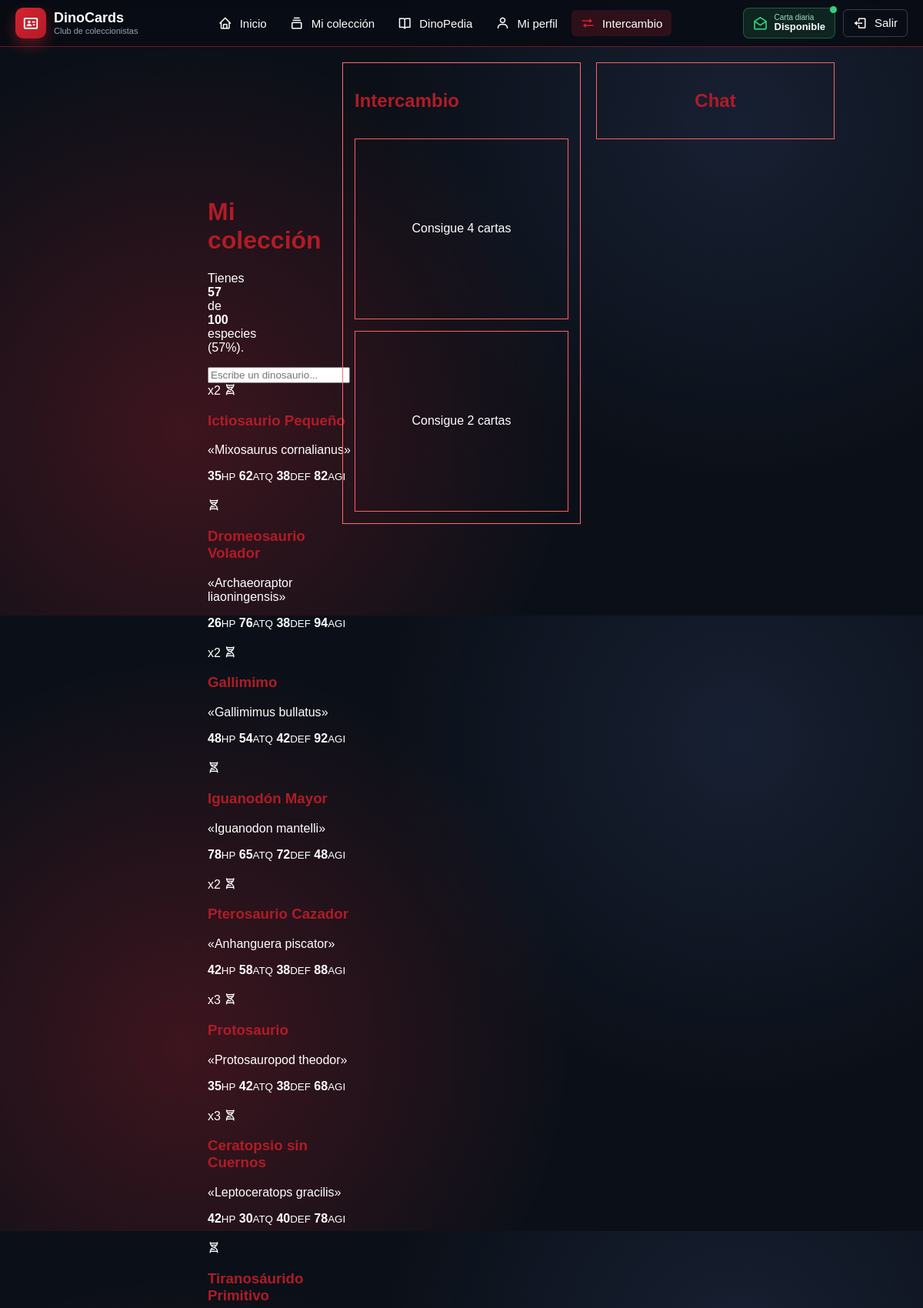
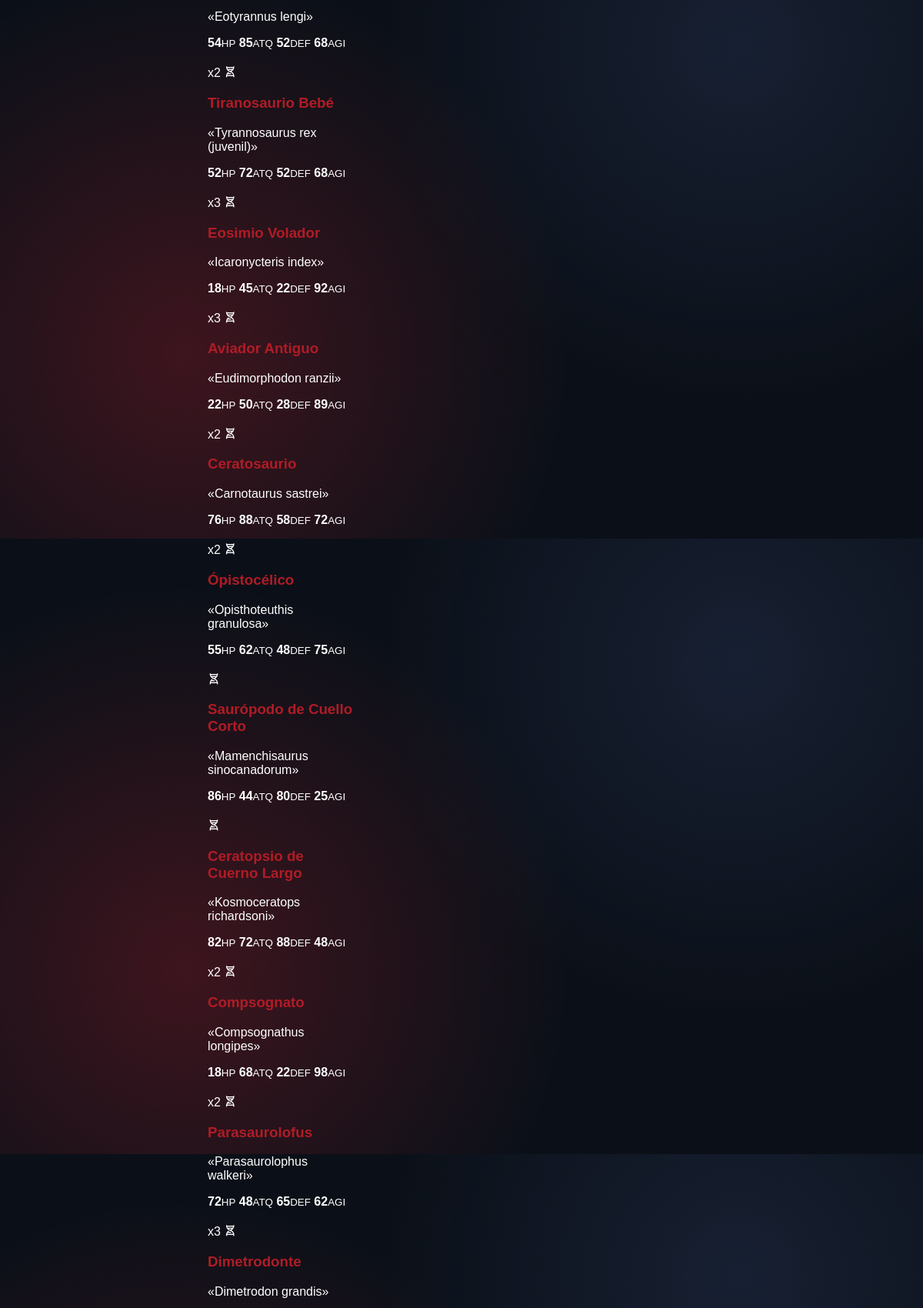
/intercambio.php (signed in, upper part), run on the app's committed database (2 pictures, top to bottom).
### tables this page shows
CREATE TABLE usuarios(id INT primary key auto_increment,
					  username VARCHAR(64) UNIQUE,
                      email VARCHAR(256) UNIQUE,
                      password_hash VARCHAR(1024),
                      fecha_registro DATETIME,
                      ultima_obtencion DATETIME);

CREATE TABLE dinosaurios(id INT primary key auto_increment,
					  nombre VARCHAR(64),
                      especie VARCHAR(1024),
                      periodo VARCHAR(1024),
                      image_url VARCHAR(1024),
                      altura DECIMAL(4,2),
                      largo DECIMAL(4,2),
                      peso DECIMAL(6,3),
                      hp INT,
                      vigor INT,
                      ataque INT,
                      defensa INT,
                      agilidad INT);

### src/AccesoDatos.php (called while the page is built, shortened)
<?php
function escapar(mixed $texto): string
{
    return htmlspecialchars($texto ?? "", ENT_QUOTES, "UTF-8");
}

### intercambio.php (the view, shortened to what this page needs)
<?php
require_once __DIR__ . "/src/AccesoDatos.php";
$usuario_id = (int) $_SESSION["usuario_id"];
$ids = [];
$consulta = $conexion->prepare("SELECT dinosaurio_id FROM colecciones WHERE usuario_id = ?");
$consulta->bind_param("i", $usuario_id);
$consulta->execute();
$resultado = $consulta->get_result();
while ($fila = $resultado->fetch_assoc()) {
    $ids[] = (int) $fila["dinosaurio_id"];
}
$copias = [];
$orden  = [];
foreach ($ids as $id) {
    if (!isset($copias[$id])) {
        $copias[$id] = 0;
        $orden[] = $id;
    }
    $copias[$id]++;
}
$dinos = [];
if (count($orden) > 0) {
    $lista = implode(",", $orden);
    $res = $conexion->query("SELECT * FROM dinosaurios WHERE id IN ($lista)");
    while ($d = $res->fetch_assoc()) {
        $dinos[(int) $d["id"]] = $d;
    }
}
$total_catalogo = (int) $conexion->query("SELECT COUNT(*) AS total FROM dinosaurios")->fetch_assoc()["total"];
$total_especies = count($orden);
$porcentaje     = $total_catalogo > 0 ? round($total_especies / $total_catalogo * 100) : 0;
?>
<!DOCTYPE html>
<html lang="es">
<head>
    <link href="https://unpkg.com/boxicons@2.1.4/css/boxicons.min.css" rel="stylesheet">
    <link rel="stylesheet" href="styles/comun.css?v=<?= @filemtime(__DIR__ . '/styles/comun.css') ?>">
    <link rel="stylesheet" href="styles/intercambio.css?v=<?= @filemtime(__DIR__ . '/styles/intercambio.css') ?>">
</head>
<body>
<?php require "menu.php"; ?>
<main class="panel-inicio">
    <div class="main-container">
        <div class="tarjeta-coleccion">
            <h1>Mi colección</h1>
            <p>Tienes <b><?= $total_especies ?></b> de <b><?= $total_catalogo ?></b> especies (<?= $porcentaje ?>%).</p>
            <?php if ($total_especies === 0): ?>
                <p class="aviso error">Todavía no tienes ninguna carta. Abre tu sobre del día para empezar.</p>
            <?php else: ?>
            <div class="campo">
                <input type="text" id="buscador" oninput="filtrarColeccion()" placeholder="Escribe un dinosaurio...">
            </div>
            <ul class="cartas-grid">
                <?php foreach ($orden as $id): ?>
                    <?php if (!isset($dinos[$id])) { continue; } $d = $dinos[$id]; ?>
                    <li class="carta-mini" data-buscar="<?= escapar(strtolower($d["especie"] . " " . $d["nombre"])) ?>">
                        <?php if ($copias[$id] > 1): ?>
                            <span class="badge">x<?= $copias[$id] ?></span>
                        <?php endif; ?>
                        <span class="retrato">
                            <?php if (!empty($d["imagen_url"])): ?>
                                <img class="fondo" src="<?= escapar($d["imagen_url"]) ?>" alt="" aria-hidden="true" loading="lazy" decoding="async" onerror="this.style.display='none'">
                                <img src="<?= escapar($d["imagen_url"]) ?>" alt="<?= escapar($d["nombre"]) ?>" loading="lazy" decoding="async" onerror="this.style.display='none'">
                            <?php else: ?>
                                <i class="bx bx-dna" aria-hidden="true"></i>
                            <?php endif; ?>
                        </span>
                        <h3><?= escapar($d["nombre"]) ?></h3>
                        <p class="apodo">«<?= escapar($d["especie"]) ?>»</p>
                        <div class="mini-stats">
                            <span><b><?= escapar($d["hp"]) ?></b><small>HP</small></span>
                            <span><b><?= escapar($d["ataque"]) ?></b><small>ATQ</small></span>
                            <span><b><?= escapar($d["defensa"]) ?></b><small>DEF</small></span>
                            <span><b><?= escapar($d["agilidad"]) ?></b><small>AGI</small></span>
                        </div>
                    </li>
                <?php endforeach; ?>
            </ul>
        <?php endif; ?>
    </div>
        <div class="panel-intercambio">
            <div class="contenedores-usuario">
                <h2>Intercambio</h2>
                <div id="panel-usuario1" class="sub-panel">
                    <p>Consigue 4 cartas</p>
                </div>
                <div id="panel-usuario2" class="sub-panel">
                    <p>Consigue 2 cartas</p>
                </div>
            </div>
        </div>
        <div class="panel-chat">
            <div class="contenedor-chat">
                <h2>Chat</h2>
            </div>
        </div>
    </div>
</main>
</body>
</html>

### styles/comun.css (style rules this page uses)
* { box-sizing: border-box; }
:root { --rojo: #d6232f; --rojo-osc: #b01c26; --fondo: #0b1018; --texto: #111827; --gris: #6b7280; --borde: #d9dde5; }
body { margin: 0; font-family: Arial, Helvetica, sans-serif; min-height: 100vh; color: #ffffff; background: radial-gradient(circle at 20% 70%, rgba(214, 35, 47, .25), transparent 45%), radial-gradient(circle at 80% 20%, rgba(60, 80, 130, .25), transparent 40%), var(--fondo); }
main { max-width: 1000px; margin: 20px auto; padding: 0 15px; }
h1, h2, h3 { color: var(--rojo-osc); }

### styles/intercambio.css (style rules this page uses)
.main-container { display: grid; grid-template-columns: 1fr 1fr 1fr; gap: 20px; height: 75vh; }
.tarjeta-coleccion { padding: 50%; height: 200px; width: 200px; }
.cartas-grid { list-style: none; display: grid; grid-template-columns: repeat(auto-fill, minmax(190px, 1fr)); gap: 20px; padding: 0; margin: 0; }
.panel-intercambio { display: flex; flex-direction: column; gap: 15px; border: 1px solid #ff6c6c; padding: 15px; }
.contenedores-usuario { display: flex; flex-direction: column; gap: 15px; flex: 1; }
.sub-panel { border: 1px solid #fa6161; padding: 15px; flex: 1; display: flex; align-items: center; justify-content: center; }
.contenedor-chat { border: 1px solid #fa6161; padding: 15px; flex: 1; display: flex; align-items: center; justify-content: center; }

### data on the page
dinosaurios: id "2", nombre "Ictiosaurio Pequeño", especie "Mixosaurus cornalianus", hp "35", ataque "62", defensa "38", agilidad "82"
dinosaurios: nombre "Dromeosaurio Volador", especie "Archaeoraptor liaoningensis", hp "26", ataque "76", defensa "38", agilidad "94"
dinosaurios: id "2", nombre "Gallimimo", especie "Gallimimus bullatus", hp "48", ataque "54", defensa "42", agilidad "92"
dinosaurios: nombre "Iguanodón Mayor", especie "Iguanodon mantelli", hp "78", ataque "65", defensa "72", agilidad "48"
dinosaurios: id "2", nombre "Pterosaurio Cazador", especie "Anhanguera piscator", hp "42", ataque "58", defensa "38", agilidad "88"
dinosaurios: id "3", nombre "Protosaurio", especie "Protosauropod theodor", hp "35", ataque "42", defensa "38", agilidad "68"
dinosaurios: id "3", nombre "Ceratopsio sin Cuernos", especie "Leptoceratops gracilis", hp "42", ataque "30", defensa "40", agilidad "78"
dinosaurios: nombre "Tiranosáurido Primitivo", especie "Eotyrannus lengi", hp "54", ataque "85", defensa "52", agilidad "68"
dinosaurios: id "2", nombre "Tiranosaurio Bebé", especie "Tyrannosaurus rex (juvenil)", hp "52", ataque "72", defensa "52", agilidad "68"
dinosaurios: id "3", nombre "Eosimio Volador", especie "Icaronycteris index", hp "18", ataque "45", defensa "22", agilidad "92"
dinosaurios: id "3", nombre "Aviador Antiguo", especie "Eudimorphodon ranzii", hp "22", ataque "50", defensa "28", agilidad "89"
dinosaurios: id "2", nombre "Ceratosaurio", especie "Carnotaurus sastrei", hp "76", ataque "88", defensa "58", agilidad "72"
dinosaurios: id "2", nombre "Ópistocélico", especie "Opisthoteuthis granulosa", hp "55", ataque "62", defensa "48", agilidad "75"
dinosaurios: nombre "Saurópodo de Cuello Corto", especie "Mamenchisaurus sinocanadorum", hp "86", ataque "44", defensa "80", agilidad "25"
dinosaurios: nombre "Ceratopsio de Cuerno Largo", especie "Kosmoceratops richardsoni", hp "82", ataque "72", defensa "88", agilidad "48"
dinosaurios: id "2", nombre "Compsognato", especie "Compsognathus longipes", hp "18", ataque "68", defensa "22", agilidad "98"
dinosaurios: id "2", nombre "Parasaurolofus", especie "Parasaurolophus walkeri", hp "72", ataque "48", defensa "65", agilidad "62"
dinosaurios: id "3", nombre "Dimetrodonte", especie "Dimetrodon grandis"

### other printed values
escapar($texto) "Inicio"
escapar($texto) "Mi colección"
escapar($texto) "DinoPedia"
escapar($texto) "Mi perfil"
escapar($texto) "Intercambio"
$total_especies "57"
$total_catalogo "100"
$porcentaje "57"
